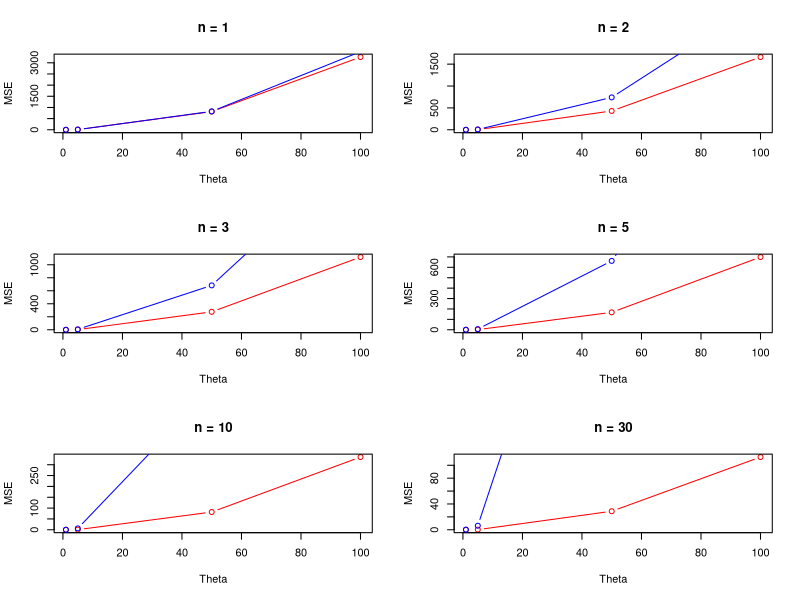
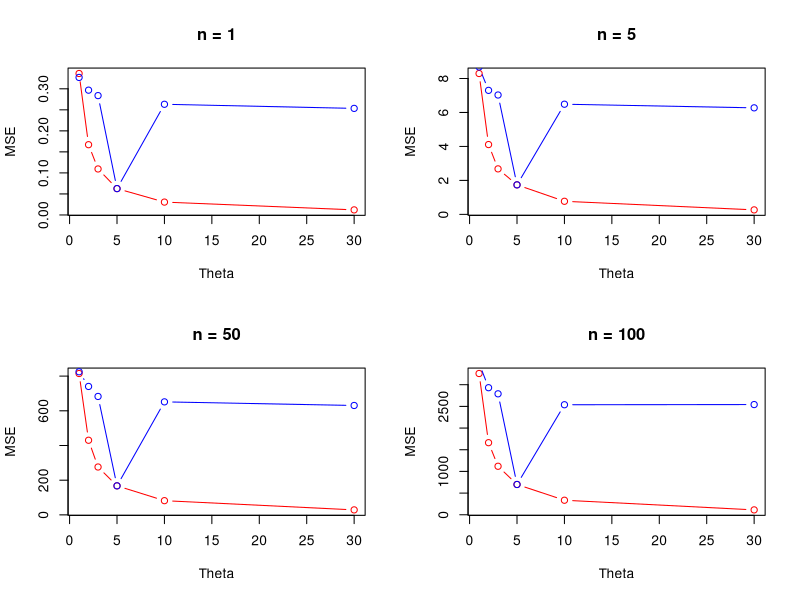

Reproduce these figures in R, in order.
#Problem 1 a)

#Solution in report

#Problem 1 b) Calculating the mean squared error for MLE and MOM

# n = 1, 2, 3, 5, 10, 30
# Theta = 1, 5, 50, 100

#Function returns the MLE and MOM of the sample
MLE_MOM <- function(n, theta)
{
  sample = runif(n, min = 0, max = theta)
  mle = mean(sample)
  mom = 2*mean(sample)
  return(c(mle, mom))
}

#Function calculates and returns the mean squared error of MLE and MOM
mean_squared_error <- function(n, theta)
{
  estimate = replicate(1000, MLE_MOM(n, theta))
  estimate = (estimate - theta)^2
  estimate_MLE = estimate[c(FALSE, TRUE)]
  estimate_MOM = estimate[c(TRUE, FALSE)]
  
  mean_MLE = mean(estimate_MLE)
  mean_MOM = mean(estimate_MOM)
  
  return(c(mean_MLE, mean_MOM))
}

#Mean squared error for combination of n = 1 and theta = 1
mse_1_1 =mean_squared_error(1, 1)
mse_1_1
#Problem 1 c) Remaining combinations with graphical representation

#All combinations where n = 1
mse_1_1 =mean_squared_error(1, 1)
mse_1_5 =mean_squared_error(1, 5)
mse_1_50 =mean_squared_error(1, 50)
mse_1_100 =mean_squared_error(1, 100)

#All combinations where n = 2
mse_2_1 =mean_squared_error(2, 1)
mse_2_5 =mean_squared_error(2, 5)
mse_2_50 =mean_squared_error(2, 50)
mse_2_100 =mean_squared_error(2, 100)

#All combinations where n = 3
mse_3_1 =mean_squared_error(3, 1)
mse_3_5 =mean_squared_error(3, 5)
mse_3_50 =mean_squared_error(3, 50)
mse_3_100 =mean_squared_error(3, 100)

#All combinations where n = 5
mse_5_1 =mean_squared_error(5, 1)
mse_5_5 =mean_squared_error(5, 5)
mse_5_50 =mean_squared_error(5, 50)
mse_5_100 =mean_squared_error(5, 100)

#All combinations where n = 10
mse_10_1 =mean_squared_error(10, 1)
mse_10_5 =mean_squared_error(10, 5)
mse_10_50 =mean_squared_error(10, 50)
mse_10_100 =mean_squared_error(10, 100)

#All combinations where n = 30
mse_30_1 =mean_squared_error(30, 1)
mse_30_5 =mean_squared_error(30, 5)
mse_30_50 =mean_squared_error(30, 50)
mse_30_100 =mean_squared_error(30, 100)

#Plotting graph with varying theta from 1 to 100 while n is constant at n.
par(mfrow=c(3,2))
plot(c(1, 5, 50, 100), c(mse_1_1[1], mse_1_5[1], mse_1_50[1], mse_1_100[1]), type = "b", xlab = 'Theta', ylab = 'MSE', col = 'red', main = "n = 1")
lines(c(1, 5, 50, 100), c(mse_1_1[2], mse_1_5[2], mse_1_50[2], mse_1_100[2]), type = "b", col = 'blue')

plot(c(1, 5, 50, 100), c(mse_2_1[1], mse_2_5[1], mse_2_50[1], mse_2_100[1]), type = "b", xlab = 'Theta', ylab = 'MSE', col = 'red', main = "n = 2")
lines(c(1, 5, 50, 100), c(mse_2_1[2], mse_2_5[2], mse_2_50[2], mse_2_100[2]), type = "b", col = 'blue')

plot(c(1, 5, 50, 100), c(mse_3_1[1], mse_3_5[1], mse_3_50[1], mse_3_100[1]), type = "b", xlab = 'Theta', ylab = 'MSE', col = 'red', main = "n = 3")
lines(c(1, 5, 50, 100), c(mse_3_1[2], mse_3_5[2], mse_3_50[2], mse_3_100[2]), type = "b", col = 'blue')

plot(c(1, 5, 50, 100), c(mse_5_1[1], mse_5_5[1], mse_5_50[1], mse_5_100[1]), type = "b", xlab = 'Theta', ylab = 'MSE', col = 'red', main = "n = 5")
lines(c(1, 5, 50, 100), c(mse_5_1[2], mse_5_5[2], mse_5_50[2], mse_5_100[2]), type = "b", col = 'blue')

plot(c(1, 5, 50, 100), c(mse_10_1[1], mse_10_5[1], mse_10_50[1], mse_10_100[1]), type = "b", xlab = 'Theta', ylab = 'MSE', col = 'red', main = "n = 10")
lines(c(1, 5, 50, 100), c(mse_10_1[2], mse_10_5[2], mse_10_50[2], mse_10_100[2]), type = "b", col = 'blue')

plot(c(1, 5, 50, 100), c(mse_30_1[1], mse_30_5[1], mse_30_50[1], mse_30_100[1]), type = "b", xlab = 'Theta', ylab = 'MSE', col = 'red', main = "n = 30")
lines(c(1, 5, 50, 100), c(mse_30_1[2], mse_30_5[2], mse_30_50[2], mse_30_100[2]), type = "b", col = 'blue')

#Plotting graph with varying n while theta is constant at ??
par(mfrow=c(2,2))
plot(c(1, 2, 3, 5, 10, 30), c(mse_1_1[1], mse_2_1[1], mse_3_1[1], mse_5_1[1], mse_10_1[1], mse_30_1[1]), type = "b", xlab = 'Theta', ylab = 'MSE', col = 'red', main = "n = 1")
lines(c(1, 2, 3, 5, 10, 30), c(mse_1_1[2], mse_2_1[2], mse_3_1[2], mse_5_1[1], mse_10_1[2], mse_30_1[2]), type = "b", col = 'blue')

plot(c(1, 2, 3, 5, 10, 30), c(mse_1_5[1], mse_2_5[1], mse_3_5[1], mse_5_5[1], mse_10_5[1], mse_30_5[1]), type = "b", xlab = 'Theta', ylab = 'MSE', col = 'red', main = "n = 5")
lines(c(1, 2, 3, 5, 10, 30), c(mse_1_5[2], mse_2_5[2], mse_3_5[2], mse_5_5[1], mse_10_5[2], mse_30_5[2]), type = "b", col = 'blue')

plot(c(1, 2, 3, 5, 10, 30), c(mse_1_50[1], mse_2_50[1], mse_3_50[1], mse_5_50[1], mse_10_50[1], mse_30_50[1]), type = "b", xlab = 'Theta', ylab = 'MSE', col = 'red', main = "n = 50")
lines(c(1, 2, 3, 5, 10, 30), c(mse_1_50[2], mse_2_50[2], mse_3_50[2], mse_5_50[1], mse_10_50[2], mse_30_50[2]), type = "b", col = 'blue')

plot(c(1, 2, 3, 5, 10, 30), c(mse_1_100[1], mse_2_100[1], mse_3_100[1], mse_5_100[1], mse_10_100[1], mse_30_100[1]), type = "b", xlab = 'Theta', ylab = 'MSE', col = 'red', main = "n = 100")
lines(c(1, 2, 3, 5, 10, 30), c(mse_1_100[2], mse_2_100[2], mse_3_100[2], mse_5_100[1], mse_10_100[2], mse_30_100[2]), type = "b", col = 'blue')










# 2 c) R code to mimize the function
neg.loglikelihood <- function (par, dat){
  result = length(dat)*log(par) - (par + 1) * sum(log(dat))
  return(-result)
}

x <- c(21.42, 14.65, 50.42, 28.78, 11.23)
#Function to minimize the derived function negative value
mle <- optim(par=0.926, fn=neg.loglikelihood, method="L-BFGS-B", hessian = TRUE, lower = 0.01, dat=x)

SE <- (1/mle$hessian)^(0.5)
SE
#Use to find the confidence interval
mle$par + c(-1, 1)*SE*qnorm(0.975)

